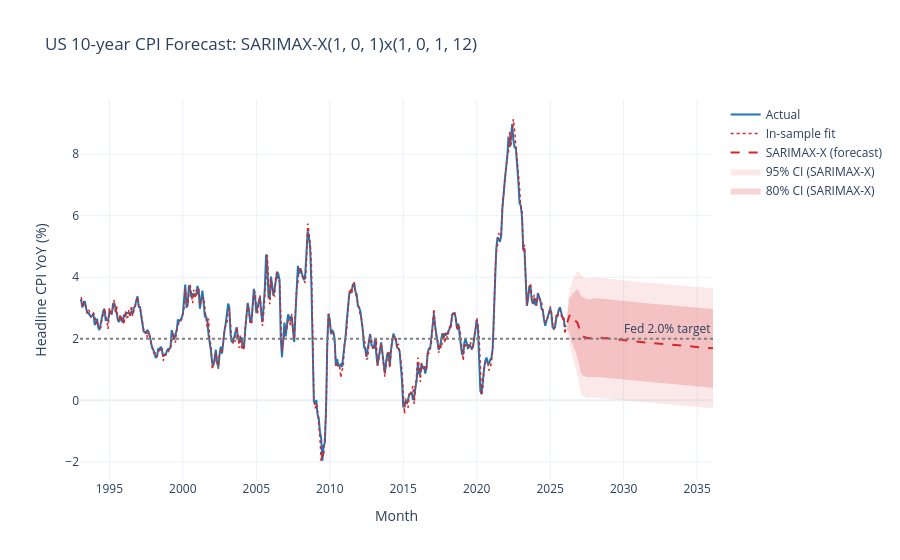

Source (notebook cell):
### Code cell
# ===== SARIMAX-X deliverable: refit on full sample, 10-year forecast =====

# Step 1 — forecast trimmed mean over the next 120 months
tm_full = df.loc[TRAIN_START:CUTOFF, 'trimmed_mean_yoy'].dropna()
tm_final = SARIMAX(tm_full, order=tm_best_order, seasonal_order=(0, 0, 1, SEASONAL_M),
                   enforce_stationarity=False, enforce_invertibility=False).fit(disp=False)
tm_future = tm_final.get_forecast(steps=HORIZON).predicted_mean.values
print(f'Trimmed mean 10-yr forecast: mean {tm_future.mean():.2f}%, '
      f'end-of-horizon {tm_future[-1]:.2f}%')

# Step 2 — refit headline SARIMAX-X on full sample, aligned with trimmed-mean coverage
common_full = y_full.index.intersection(df['trimmed_mean_yoy'].dropna().index)
y_full_x = y_full.loc[common_full]
exog_full = df.loc[common_full, 'trimmed_mean_yoy'].values.reshape(-1, 1)

final_x = SARIMAX(y_full_x, exog=exog_full, order=best_x_order,
                  seasonal_order=best_x_seasonal,
                  enforce_stationarity=False, enforce_invertibility=False).fit(disp=False)
print(f'SARIMAX-X{best_x_order}x{best_x_seasonal}, AIC={final_x.aic:.2f}  '
      f'(baseline ARIMA AIC={final_model.aic:.2f})')

# Step 3 — in-sample fitted values
sarimax_fitted = final_x.fittedvalues
sarimax_resid  = y_full_x - sarimax_fitted

warmup_x = max(best_x_order[1], best_x_seasonal[1] * SEASONAL_M) + 1
sarimax_fitted = sarimax_fitted.iloc[warmup_x:]
sarimax_resid  = sarimax_resid.iloc[warmup_x:]

rmse_in_x = np.sqrt(np.mean(sarimax_resid**2))
mae_in_x  = np.mean(np.abs(sarimax_resid))
print(f'In-sample fit (excl. {warmup_x} warmup obs): RMSE={rmse_in_x:.3f} pp, MAE={mae_in_x:.3f} pp')
print(f'  Baseline ARIMA in-sample: RMSE={rmse_in:.3f} pp, MAE={mae_in:.3f} pp')

# Step 4 — forecast 120 months with forecasted trimmed mean as exog
exog_future = tm_future.reshape(-1, 1)
fcx_obj  = final_x.get_forecast(steps=HORIZON, exog=exog_future)
fcx_mean = fcx_obj.predicted_mean
fcx_ci80 = fcx_obj.conf_int(alpha=0.20)
fcx_ci95 = fcx_obj.conf_int(alpha=0.05)

fcx_idx = pd.date_range(start=y_full_x.index[-1] + pd.offsets.MonthEnd(),
                        periods=HORIZON, freq=FREQ)
fcx_mean.index = fcx_idx
fcx_ci80.index = fcx_idx
fcx_ci95.index = fcx_idx

# Step 5 — summary side-by-side
print(f'\n--- 10-year forecast comparison ---')
print(f'Baseline ARIMA mean:   {fc_mean.mean():.2f}%   end:{fc_mean.iloc[-1]:.2f}%')
print(f'SARIMAX-X mean:        {fcx_mean.mean():.2f}%   end:{fcx_mean.iloc[-1]:.2f}%')
print(f'Implied target return (ARIMA):    CPI+2.5% = {fc_mean.mean() + 2.5:.2f}% p.a.')
print(f'Implied target return (SARIMAX-X): CPI+2.5% = {fcx_mean.mean() + 2.5:.2f}% p.a.')

# Step 6 — plot: actual + in-sample fit + both forecasts + CI
fig_fcx = go.Figure()
fig_fcx.add_trace(go.Scatter(x=y_full_x.index, y=y_full_x.values, mode='lines',
                             name='Actual', line=dict(color='#1f77b4', width=2)))
fig_fcx.add_trace(go.Scatter(x=sarimax_fitted.index, y=sarimax_fitted.values, mode='lines',
                             name='In-sample fit',
                             line=dict(color='#d62728', width=1.5, dash='dot')))
fig_fcx.add_trace(go.Scatter(x=fcx_idx, y=fcx_mean.values, mode='lines',
                             name='SARIMAX-X (forecast)',
                             line=dict(color='#d62728', dash='dash', width=2)))
fig_fcx.add_trace(go.Scatter(x=list(fcx_idx) + list(fcx_idx[::-1]),
                             y=list(fcx_ci95.iloc[:, 1]) + list(fcx_ci95.iloc[::-1, 0]),
                             fill='toself', fillcolor='rgba(214,39,40,0.10)',
                             line=dict(width=0), name='95% CI (SARIMAX-X)'))
fig_fcx.add_trace(go.Scatter(x=list(fcx_idx) + list(fcx_idx[::-1]),
                             y=list(fcx_ci80.iloc[:, 1]) + list(fcx_ci80.iloc[::-1, 0]),
                             fill='toself', fillcolor='rgba(214,39,40,0.20)',
                             line=dict(width=0), name='80% CI (SARIMAX-X)'))
fig_fcx.add_hline(y=MU_ANCHOR, line_dash='dot', line_color='grey',
                  annotation_text=f'Fed {MU_ANCHOR}% target')
fig_fcx.update_layout(
    title=f'US 10-year CPI Forecast: SARIMAX-X{best_x_order}x{best_x_seasonal}',
    xaxis_title='Month', yaxis_title='Headline CPI YoY (%)',
    template='plotly_white', hovermode='x unified')
fig_fcx.show()

# Step 7 — save SARIMAX-X forecast
forecast_x_out = pd.DataFrame({
    'yoy_mean': fcx_mean.values,
    'yoy_lo80': fcx_ci80.iloc[:, 0].values,
    'yoy_hi80': fcx_ci80.iloc[:, 1].values,
    'yoy_lo95': fcx_ci95.iloc[:, 0].values,
    'yoy_hi95': fcx_ci95.iloc[:, 1].values,
    'tm_exog':  tm_future,
}, index=fcx_idx)
print('\nSARIMAX-X forecast saved as `forecast_x_out`. First/last rows:')
print(forecast_x_out.head(2).round(2))
print(forecast_x_out.tail(2).round(2))

### Figure 1 — Plotly figure (JSON) as saved in the notebook; plotly's stock layout.template omitted (floating-point values rounded to 4 significant figures; data arrays with more than 128 entries replaced by an {"elided": "..."} marker saying what was removed)
{"data": [{"line": {"color": "#1f77b4", "width": 2}, "mode": "lines", "name": "Actual", "type": "scatter", "x": {"elided": "397 str values"}, "y": {"elided": "397 float values"}}, {"line": {"color": "#d62728", "dash": "dot", "width": 1.5}, "mode": "lines", "name": "In-sample fit", "type": "scatter", "x": {"elided": "396 str values"}, "y": {"elided": "396 float values"}}, {"line": {"color": "#d62728", "dash": "dash", "width": 2}, "mode": "lines", "name": "SARIMAX-X (forecast)", "type": "scatter", "x": ["2026-02-28T00:00:00", "2026-03-31T00:00:00", "2026-04-30T00:00:00", "2026-05-31T00:00:00", "2026-06-30T00:00:00", "2026-07-31T00:00:00", "2026-08-31T00:00:00", "2026-09-30T00:00:00", "2026-10-31T00:00:00", "2026-11-30T00:00:00", "2026-12-31T00:00:00", "2027-01-31T00:00:00", "2027-02-28T00:00:00", "2027-03-31T00:00:00", "2027-04-30T00:00:00", "2027-05-31T00:00:00", "2027-06-30T00:00:00", "2027-07-31T00:00:00", "2027-08-31T00:00:00", "2027-09-30T00:00:00", "2027-10-31T00:00:00", "2027-11-30T00:00:00", "2027-12-31T00:00:00", "2028-01-31T00:00:00", "2028-02-29T00:00:00", "2028-03-31T00:00:00", "2028-04-30T00:00:00", "2028-05-31T00:00:00", "2028-06-30T00:00:00", "2028-07-31T00:00:00", "2028-08-31T00:00:00", "2028-09-30T00:00:00", "2028-10-31T00:00:00", "2028-11-30T00:00:00", "2028-12-31T00:00:00", "2029-01-31T00:00:00", "2029-02-28T00:00:00", "2029-03-31T00:00:00", "2029-04-30T00:00:00", "2029-05-31T00:00:00", "2029-06-30T00:00:00", "2029-07-31T00:00:00", "2029-08-31T00:00:00", "2029-09-30T00:00:00", "2029-10-31T00:00:00", "2029-11-30T00:00:00", "2029-12-31T00:00:00", "2030-01-31T00:00:00", "2030-02-28T00:00:00", "2030-03-31T00:00:00", "2030-04-30T00:00:00", "2030-05-31T00:00:00", "2030-06-30T00:00:00", "2030-07-31T00:00:00", "2030-08-31T00:00:00", "2030-09-30T00:00:00", "2030-10-31T00:00:00", "2030-11-30T00:00:00", "2030-12-31T00:00:00", "2031-01-31T00:00:00", "2031-02-28T00:00:00", "2031-03-31T00:00:00", "2031-04-30T00:00:00", "2031-05-31T00:00:00", "2031-06-30T00:00:00", "2031-07-31T00:00:00", "2031-08-31T00:00:00", "2031-09-30T00:00:00", "2031-10-31T00:00:00", "2031-11-30T00:00:00", "2031-12-31T00:00:00", "2032-01-31T00:00:00", "2032-02-29T00:00:00", "2032-03-31T00:00:00", "2032-04-30T00:00:00", "2032-05-31T00:00:00", "2032-06-30T00:00:00", "2032-07-31T00:00:00", "2032-08-31T00:00:00", "2032-09-30T00:00:00", "2032-10-31T00:00:00", "2032-11-30T00:00:00", "2032-12-31T00:00:00", "2033-01-31T00:00:00", "2033-02-28T00:00:00", "2033-03-31T00:00:00", "2033-04-30T00:00:00", "2033-05-31T00:00:00", "2033-06-30T00:00:00", "2033-07-31T00:00:00", "2033-08-31T00:00:00", "2033-09-30T00:00:00", "2033-10-31T00:00:00", "2033-11-30T00:00:00", "2033-12-31T00:00:00", "2034-01-31T00:00:00", "2034-02-28T00:00:00", "2034-03-31T00:00:00", "2034-04-30T00:00:00", "2034-05-31T00:00:00", "2034-06-30T00:00:00", "2034-07-31T00:00:00", "2034-08-31T00:00:00", "2034-09-30T00:00:00", "2034-10-31T00:00:00", "2034-11-30T00:00:00", "2034-12-31T00:00:00", "2035-01-31T00:00:00", "2035-02-28T00:00:00", "2035-03-31T00:00:00", "2035-04-30T00:00:00", "2035-05-31T00:00:00", "2035-06-30T00:00:00", "2035-07-31T00:00:00", "2035-08-31T00:00:00", "2035-09-30T00:00:00", "2035-10-31T00:00:00", "2035-11-30T00:00:00", "2035-12-31T00:00:00", "2036-01-31T00:00:00"], "y": [2.534, 2.662, 2.776, 2.648, 2.684, 2.623, 2.599, 2.587, 2.539, 2.435, 2.322, 2.141, 2.102, 2.071, 2.052, 2.045, 2.026, 2.018, 2.018, 2.027, 2.037, 2.023, 2.039, 2.052, 2.049, 2.047, 2.042, 2.037, 2.033, 2.028, 2.022, 2.016, 2.009, 2.005, 1.998, 1.991, 1.986, 1.982, 1.977, 1.973, 1.969, 1.965, 1.961, 1.957, 1.953, 1.949, 1.946, 1.942, 1.938, 1.935, 1.931, 1.927, 1.924, 1.92, 1.916, 1.913, 1.909, 1.906, 1.902, 1.898, 1.895, 1.891, 1.888, 1.884, 1.881, 1.877, 1.874, 1.87, 1.867, 1.863, 1.86, 1.857, 1.853, 1.85, 1.846, 1.843, 1.839, 1.836, 1.832, 1.829, 1.826, 1.822, 1.819, 1.815, 1.812, 1.808, 1.805, 1.801, 1.798, 1.794, 1.791, 1.788, 1.784, 1.781, 1.777, 1.774, 1.77, 1.767, 1.763, 1.76, 1.756, 1.753, 1.749, 1.746, 1.742, 1.739, 1.735, 1.732, 1.728, 1.725, 1.721, 1.718, 1.714, 1.71, 1.707, 1.703, 1.7, 1.696, 1.693, 1.689]}, {"fill": "toself", "fillcolor": "rgba(214,39,40,0.10)", "line": {"width": 0}, "name": "95% CI (SARIMAX-X)", "type": "scatter", "x": {"elided": "240 str values"}, "y": {"elided": "240 float values"}}, {"fill": "toself", "fillcolor": "rgba(214,39,40,0.20)", "line": {"width": 0}, "name": "80% CI (SARIMAX-X)", "type": "scatter", "x": {"elided": "240 str values"}, "y": {"elided": "240 float values"}}], "layout": {"annotations": [{"showarrow": false, "text": "Fed 2.0% target", "x": 1, "xanchor": "right", "xref": "x domain", "y": 2, "yanchor": "bottom", "yref": "y"}], "hovermode": "x unified", "shapes": [{"line": {"color": "grey", "dash": "dot"}, "type": "line", "x0": 0, "x1": 1, "xref": "x domain", "y0": 2, "y1": 2, "yref": "y"}], "title": {"text": "US 10-year CPI Forecast: SARIMAX-X(1, 0, 1)x(1, 0, 1, 12)"}, "xaxis": {"title": {"text": "Month"}}, "yaxis": {"title": {"text": "Headline CPI YoY (%)"}}}}
